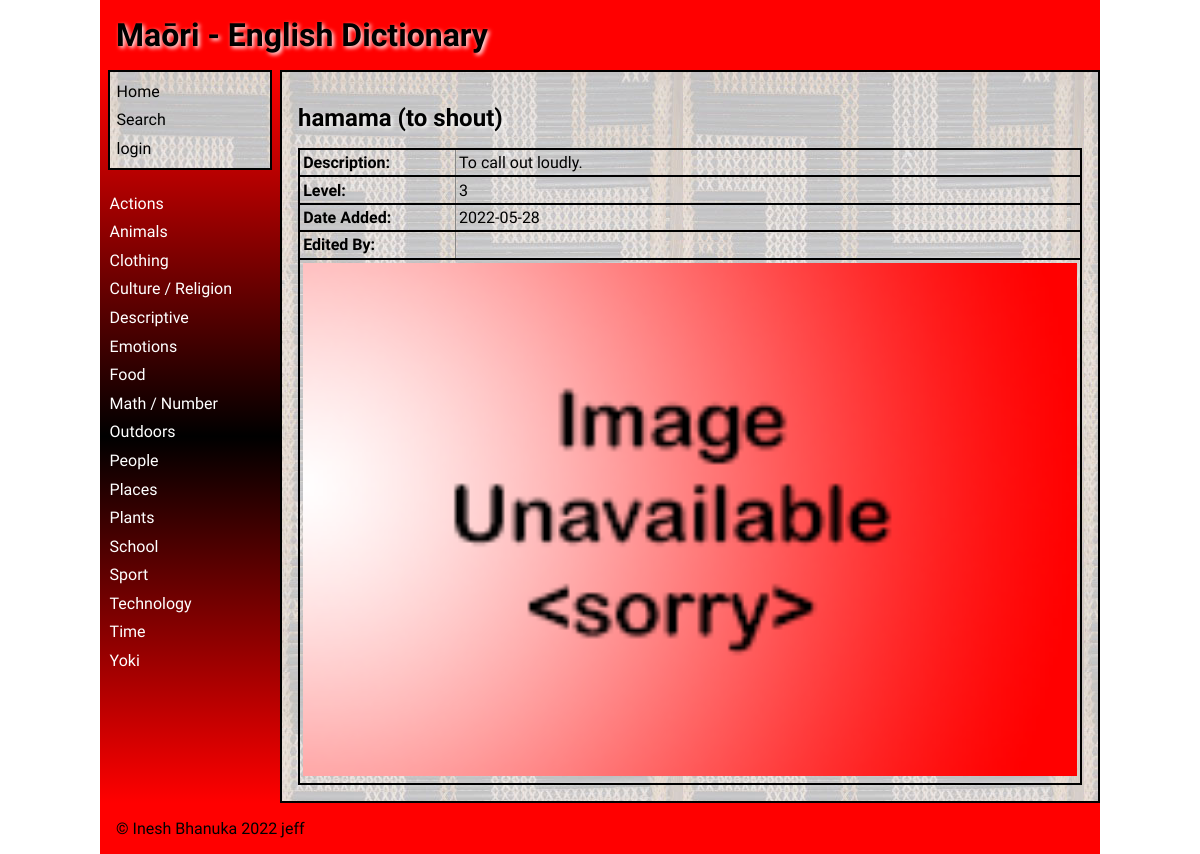
The app's page /word/1 with its own data.
### tables this page shows
CREATE TABLE "category"
(
    id            integer
        primary key autoincrement,
    category_name varchar(30) not null
);

CREATE TABLE "dictionary"
(
    id          integer
        primary key autoincrement,
    maori       varchar(30)   not null,
    english     varchar(30)   not null,
    description varchar(1000) not null,
    level       integer       not null,
    category_id integer       not null
        references category
            on delete cascade,
    user_id     integer
                              references user_details
                                  on delete set null,
    date_added  datetime      not null
);

### app.py (the view)
@app.route('/word/<id>', methods=["POST", "GET"])
def render_word(id):
    if request.method == "POST":
        is_valid, return_url = validate_update_word(request.form, id)
        if not is_valid:
            return redirect(return_url)
        breadcrumb = request.args.get("breadcrumb")
        return redirect(f'/word/{id}?breadcrumb={breadcrumb}')
    word = get_dictionary_word(id)
    if word is None:
        return redirect('/?error=Word+could+not+be+retrieved+unknown+error')
    error = request.args.get('error')
    breadcrumb = request.args.get("breadcrumb")
    if breadcrumb is None:
        breadcrumb = "/"
    return render_template('word.html'
                           , word_details=word
                           , logged_in=is_logged_in()
                           , error=error
                           , image_name=get_image_filename(word[0][2])
                           , checked=get_checked(word[0][4])
                           , category_list=get_categories()
                           , allow_edit=allow_edit()
                           , breadcrumb=breadcrumb
                           , current_user=get_user())

### data_access.py (called while the page is built)
def get_connection(db_file):
    try:
        connection = sqlite3.connect(db_file)
        connection.execute('pragma foreign_keys=ON')
        return connection
    except Error as e:
        print(e)
    return None

def execute_query(query, args=None):
    connection = get_connection(DATABASE)
    cursor = connection.cursor()
    try:
        if args is None:
            cursor.execute(query)
        else:
            cursor.execute(query, args)
        query_results = cursor.fetchall()
    except sqlite3.Error as e:
        return e
    finally:
        if connection is not None:
            connection.close()
    return query_results

def get_category_list():
    category_list = execute_query("SELECT * FROM category ORDER BY category_name")
    if issubclass(type(category_list), Error):
        return []
    return category_list

def get_word(word_id):
    query = """SELECT d.id
               , d.maori
               , d.english
               , d.description
               , d.level
               , d.date_added
               , ifnull(u.first_name, '')
               , ifnull(u.last_name, '')
               FROM dictionary d
               LEFT JOIN user_details u on d.user_id = u.id
               WHERE d.id = ?"""
    query_results = execute_query(query, [word_id])
    if issubclass(type(query_results), Error) or len(query_results) == 0:
        return None
    return query_results

### services.py (called while the page is built)
def is_logged_in():
    if session.get('email') is None:
        return False
    else:
        return True

def allow_edit():
    if not is_logged_in():
        return False
    email = session.get('email')
    allow = get_allow_edit(email)
    if allow is None:
        return False
    return allow

def get_image_filename(english_name):
    path_file = f"{IMAGE_PATH}{english_name}.*"
    listing = glob.glob(path_file)
    for filename in listing:
        return os.path.basename(filename)
    return "noimage.png"

def get_checked(level):
    checked = []
    for i in range(1, 11):
        if level == i:
            checked.append("checked")
        else:
            checked.append("")
    return checked

def get_categories():
    return get_category_list()

def get_dictionary_word(word_id):
    return get_word(word_id)

### templates/word.html (shortened to what this page needs)
{% extends "base.html" %}
    {% set id = word_details[0][0] %}
    {% set maori = word_details[0][1] %}
    {% set english = word_details[0][2] %}
    {% set description = word_details[0][3] %}
    {% set level = word_details[0][4] %}
    {% set image = image_name %}
    {% set date_added = word_details[0][5] %}
    {% set edited_by = word_details[0][6] + ' ' + word_details[0][7] %}
{% block main %}
    {% if logged_in and allow_edit %}
        <h2>{{ maori }} ({{english}})<strong> -</strong> <a href="\delete_word\{{ id }}?breadcrumb={{ breadcrumb }}">Delete Word</a></h2>
    {% else %}
        <h2>{{ maori }} ({{english}})</h2>
    {% endif %}
    <table class="word-table">
        <tbody>
            {% if maori != None %}
                <tr>
                    <td><strong>Description: </strong></td>
                    <td>{{ description }}</td>
                </tr>
                <tr>
                    <td><strong>Level: </strong></td>
                    <td>{{ level }}</td>
                </tr>
                <tr>
                    <td><strong>Date Added: </strong></td>
                    <td>{{ date_added }}</td>
                </tr>
                <tr>
                    <td><strong>Edited By: </strong></td>
                    <td>{{ edited_by }}</td>
                </tr>
                    <td colspan="2"><img src= "../static/images/{{ image }}"></td>
            {% endif %}
        </tbody>
    </table>
{% endblock %}

### templates/base.html (shortened to what this page needs)
<!doctype html>
<html lang="en">
<head>
	<link href="{{ url_for('static', filename='css/style.css') }}" rel="stylesheet">
</head>
<body>
	<div id="container">
		<header>
			<span class="heading">Maōri - English Dictionary</span>
            <span class="right">{{ current_user }}</span>
		</header>
		<nav style="padding-top: 0">
			<ul>
                <div class="main-links">
                <li><a href="/" style="color: black;">Home</a></li>
				<li><a href="/search/~" style="color: black;">Search</a></li>
				{% if logged_in %}
                    {% if allow_edit %}
					    <li><a href="/addcategory" style="color: black;">Add Category</a></li>
                    {% endif %}
					<li><a href="/logout" style="color: black;">Logout</a></li>
                {% else %}
                    <li><a href="/login" style="color: black;">login</a></li>
                {% endif %}
                </div>
            <br>
                {% for category in category_list %}
                    <li><a href="/category/{{ category[0] }}">{{ category[1] }}</a></li>
                {% endfor %}
			</ul>
		</nav>
		<main style="border: solid black 2px">
            {% block main %}{% endblock %}
        </main>
		<footer>
			<span>
				&copy; Inesh Bhanuka 2022
			</span>
            <span>jeff</span>
		</footer>
	</div>
</body>
</html>

### static/css/style.css (style rules this page uses)
* { font-family: Comfortaa, sans-serif; margin: 0; padding: 0; box-sizing: border-box; }
.main-links { background-image: url('../images/poutama.jpg'); padding: 5px; color: black !important; border: solid black 2px; }
#container { display: grid; grid-template-columns: 75px auto; grid-template-areas: 'nav header' 'main main' 'footer footer'; }
header { grid-area: header; background-color: #f00; padding: 1rem; }
nav { grid-area: nav; }
main { grid-area: main; padding: 1rem; background-color: #edd; }
h1, h2, h3, h4 { padding: 1rem 0; font-family: 'Suez One', serif; color: #000; text-shadow: 2px 2px 4px #fff; }
a { color: #222; }
img { width: 100%; }
table { width: 100%; border: 2px solid #666; border-collapse: collapse; }
.word-table tbody tr { border: 2px solid black; width: 100%; }
.word-table td:first-child { width: 20% }
th, td { border: 1px solid #888; padding: 0.2rem; text-align: left; }
tr td:last-child { width: 90px; }
footer { grid-area: footer; padding: 1rem; background-color: #f00; }
.right { float: right; padding: 10px; font-weight: bold; font-family: 'Suez One', serif; text-shadow: 2px 2px 4px #fff; }
.heading { font-size: 2em; margin-block-start: 0.67em; margin-block-end: 0.67em; margin-inline-start: 0; margin-inline-end: 0; font-weight: bold; padding: 1rem 0; font-family: 'Suez One', serif; color: #000; text-shadow: 2px 2px 4px #fff; }
@media only screen and (min-width: 768px) { #container { grid-template-columns: 180px auto; grid-template-areas: 'header header' 'nav main' 'footer footer'; } }
@media only screen and (min-width: 768px) { nav { background: linear-gradient(180deg, rgba(255,0,0,1) 0%, rgba(0, 0, 0, 1) 50%, rgba(255,0,0,1) 100%); padding: 0.5rem; } }
@media only screen and (min-width: 768px) { nav ul { list-style: none; } }
@media only screen and (min-width: 768px) { nav li { padding: 0.3rem 0 0.3rem 0.1rem; } }
@media only screen and (min-width: 768px) { nav a { color: #fff; text-decoration: none; } }
@media only screen and (min-width: 768px) { main { background-image: url('../images/poutama.jpg'); } }
@media only screen and (min-width: 1000px) { #container { width: 1000px; margin: auto; } }

### records on screen
category: category_name "Actions"
category: category_name "Animals"
category: category_name "Clothing"
category: category_name "Culture / Religion"
category: category_name "Descriptive"
category: category_name "Emotions"
category: category_name "Food"
category: category_name "Math / Number"
category: category_name "Outdoors"
category: category_name "People"
category: category_name "Places"
category: category_name "Plants"
category: category_name "School"
category: category_name "Sport"
category: category_name "Technology"
category: category_name "Time"
category: category_name "Yoki"
dictionary: maori "hamama", english "to shout", description "To call out loudly.", date_added "2022-05-28"

### other values on screen
{{ level }} "3"
